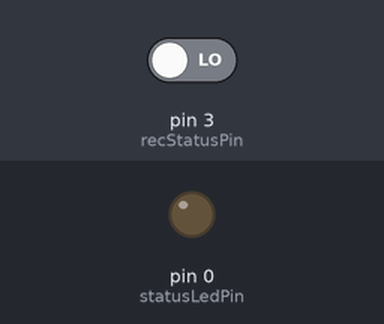
The sketch below on a simulated Arduino Uno, built with avr-gcc and run on an emulated ATmega328P. Parts: output pins drawn as LEDs (lit = HIGH). Inputs (shaded band) come from the test bench; at power-on: pin 3 (recStatusPin) LOW. Pins used as bus, display or sensor lines are not drawn.

Above: at 2.2 s.
2.3 s: pin 3 (recStatusPin) driven HIGH
At 3.4 s:
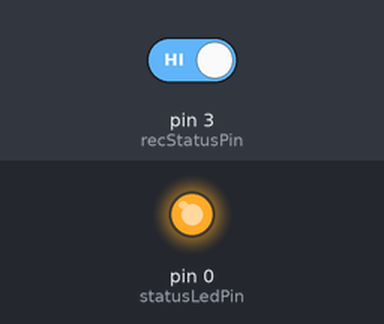
3.8 s: pin 3 (recStatusPin) driven LOW
At 4.5 s:
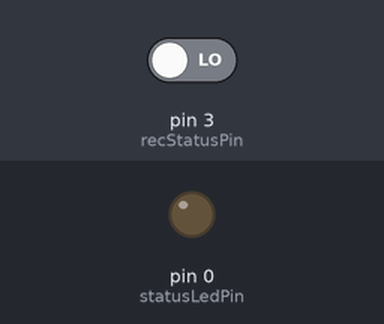
Timing chart, 0 to 6.8 s (numbered marks = the images above; inputs shaded):
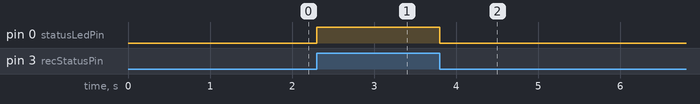

Measured:
- after the input at 2.3 s, pin 0 (statusLedPin): LOW → HIGH at once
- after the input at 3.8 s, pin 0 (statusLedPin): HIGH → LOW at once

The sketch:

version1.0.ino
```cpp
//Set current state
int triggerPin = 4;
int statusLedPin = 0;
//int triggerLedPin = 13;
int recStatusPin = 3;
int currentRecState = LOW;
const int STARTUP_DELAY = 1000;
int recStateType;
int isRecording = LOW;

void setup() {
  // put your setup code here, to run once:
  pinMode(triggerPin, OUTPUT);
  pinMode(statusLedPin, OUTPUT);
  //pinMode(triggerLedPin, OUTPUT);
  pinMode(recStatusPin, INPUT);

  // Delay start before reading state of remote pin
  delay(STARTUP_DELAY);
  recStateType = (digitalRead(recStatusPin) == HIGH) ? LOW : HIGH;
  currentRecState = digitalRead(recStatusPin);
}

void loop() {
  // put your main code here, to run repeatedly:
  // read the raw data coming in on analog pin 0:
  int recState = digitalRead(recStatusPin);

  // If state has changed send a pulse
  if (recState != currentRecState) {

    // Set rec state
    currentRecState = recState;
    isRecording = (currentRecState == recStateType) ? HIGH : LOW;

    // Set rec status led
    digitalWrite(statusLedPin, isRecording);

    //Pulse trigger and led
    digitalWrite(triggerPin, HIGH);
    //digitalWrite(triggerLedPin, HIGH);
    delay(250);
    digitalWrite(triggerPin, LOW);
    //digitalWrite(triggerLedPin, LOW);
  }
}
```
